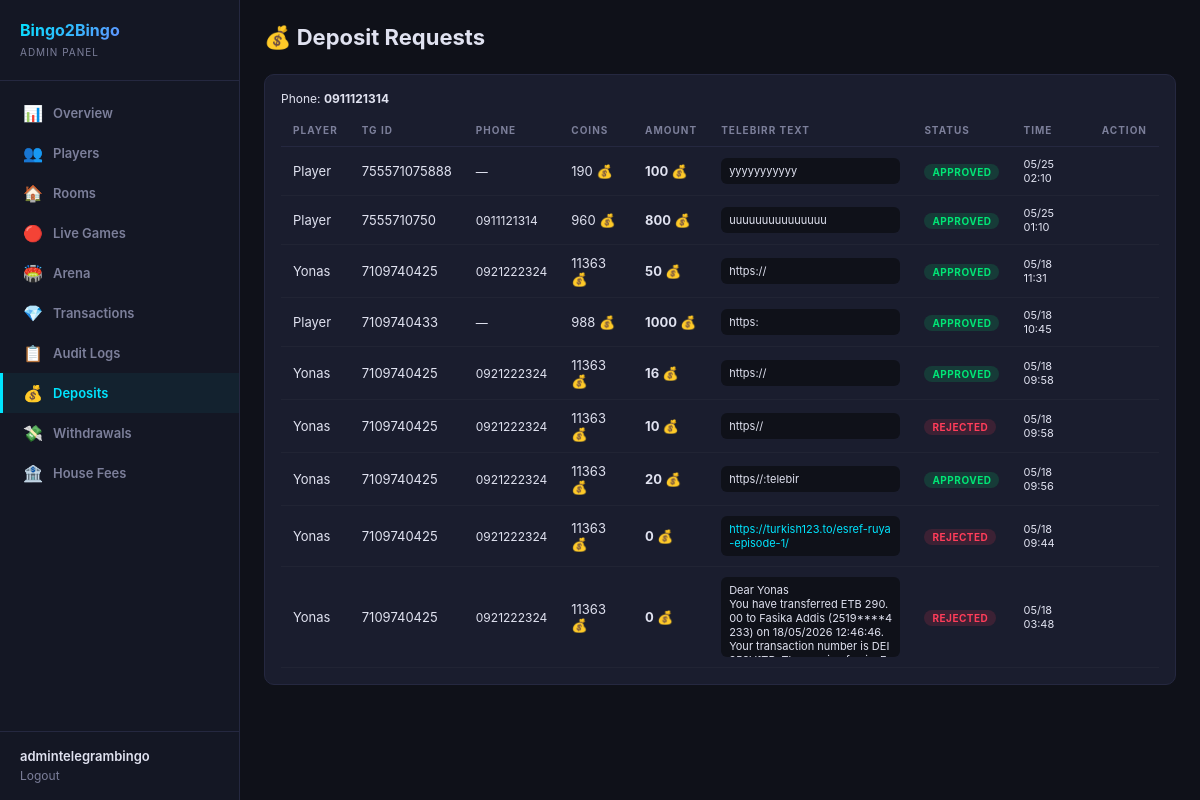
The page /dashboard/deposits/ (signed in) on the database as committed earlier.
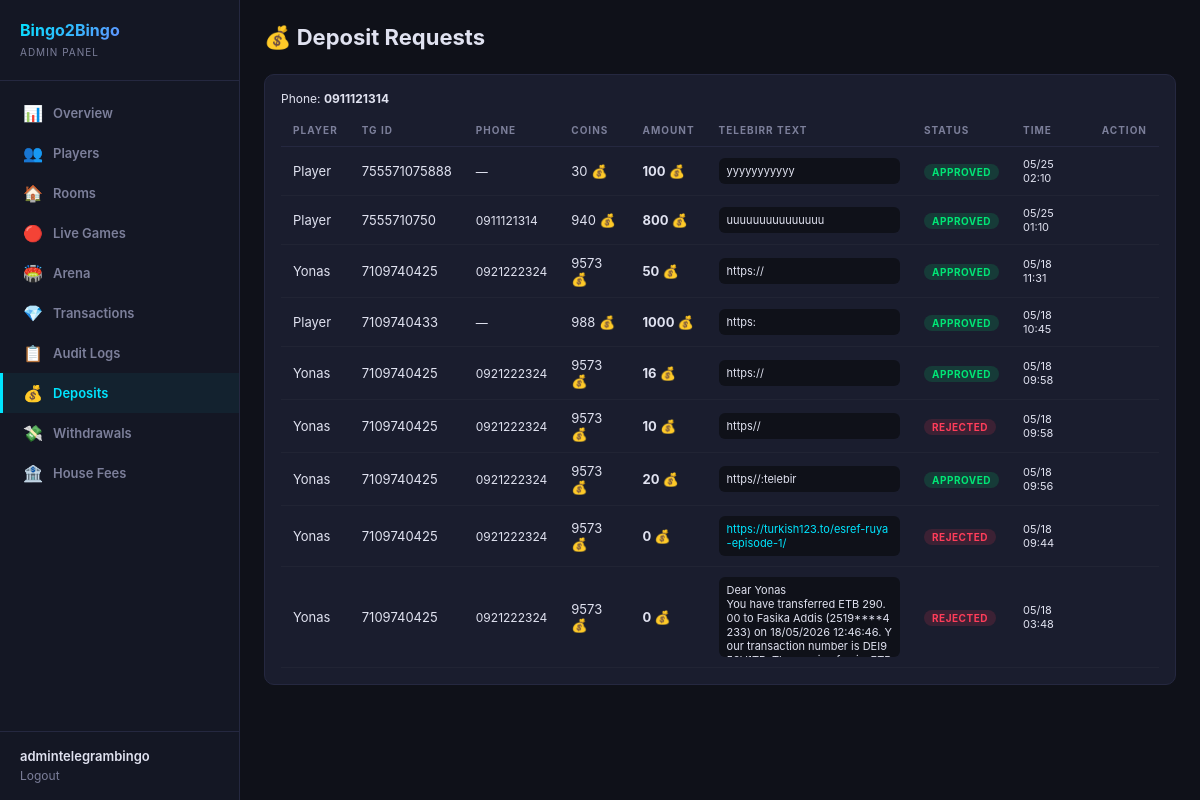
The same page on the database as committed later.
### finance/models.py (models this page shows, shortened)
class DepositRequest(models.Model):
    class Status(models.TextChoices):
        PENDING = 'pending', 'Pending'
        APPROVED = 'approved', 'Approved'
        REJECTED = 'rejected', 'Rejected'
    player = models.ForeignKey(Player, on_delete=models.CASCADE, related_name='deposit_requests')
    amount = models.BigIntegerField(default=0)
    telebirr_text = models.TextField()
    status = models.CharField(max_length=10, choices=Status.choices, default=Status.PENDING)
    reviewed_by = models.ForeignKey(User, null=True, blank=True, on_delete=models.SET_NULL)
    created_at = models.DateTimeField(default=timezone.now)
    reviewed_at = models.DateTimeField(null=True, blank=True)
    class Meta:
        verbose_name = 'Deposit Request'
        verbose_name_plural = 'Deposit Requests'
        ordering = ['-created_at']

### users/models.py (models this page shows, shortened)
class Player(models.Model):
    telegram_id = models.BigIntegerField(unique=True, db_index=True)
    username = models.CharField(max_length=255, blank=True, default='')
    first_name = models.CharField(max_length=255, blank=True, default='')
    phone_number = models.CharField(max_length=20, blank=True, default='')
    coins = models.BigIntegerField(default=10)
    wins = models.IntegerField(default=0)
    losses = models.IntegerField(default=0)
    games_played = models.IntegerField(default=0)
    xp = models.BigIntegerField(default=0)
    level = models.IntegerField(default=1)
    referral_code = models.CharField(max_length=32, unique=True, blank=True)
    invited_by = models.ForeignKey(
        'self', null=True, blank=True,
        on_delete=models.SET_NULL,
        related_name='invitees'
    )
    is_banned = models.BooleanField(default=False)
    last_daily_bonus = models.DateTimeField(null=True, blank=True)
    created_at = models.DateTimeField(default=timezone.now)
    class Meta:
        verbose_name = 'Player'
        verbose_name_plural = 'Players'
        ordering = ['-coins']

### dashboard/views.py (the view)
# urls.py: path('deposits/', views.finance_deposits, name='admin_deposits'),
@admin_required
def finance_deposits(request):
    from finance.views import admin_deposits
    return admin_deposits(request)

### dashboard/auth.py (called while the page is built)
def admin_required(view_func):
    @wraps(view_func)
    def wrapper(request, *args, **kwargs):
        if not request.user.is_authenticated:
            return redirect('dashboard:login')
        if not request.user.is_staff and not request.user.is_superuser:
            messages.error(request, 'Access denied. Staff only.')
            return redirect('dashboard:login')
        return view_func(request, *args, **kwargs)
    return wrapper

### finance/views.py (called while the page is built)
@admin_required
def admin_deposits(request):
    deposits = DepositRequest.objects.select_related('player', 'reviewed_by').order_by('-created_at')[:100]
    return render(request, 'finance/admin_deposits.html', {
        'deposits': deposits,
        'status_filter': request.GET.get('status', 'all'),
        'phonenumber': PHONENUMBER,
    })

### finance/templates/finance/admin_deposits.html (shortened to what this page needs)
{% extends 'dashboard/base.html' %}
{% block content %}
<div class="header"><h1>💰 Deposit Requests</h1></div>
<div class="card">
  <div style="color:var(--text-secondary);font-size:12px;margin-bottom:8px;">Phone: <strong style="color:var(--neon-gold);">{{ phonenumber }}</strong></div>
  <table>
    <thead><tr><th>Player</th><th>TG ID</th><th>Phone</th><th>Coins</th><th>Amount</th><th>Telebirr Text</th><th>Status</th><th>Time</th><th>Action</th></tr></thead>
    <tbody>
    {% for d in deposits %}
    <tr>
      <td>{{ d.player.first_name }}</td>
      <td>{{ d.player.telegram_id }}</td>
      <td style="font-size:12px;">{{ d.player.phone_number|default:"—" }}</td>
      <td>{{ d.player.coins }} 💰</td>
      <td style="color:var(--neon-gold);font-weight:700;">{{ d.amount }} 💰</td>
      <td style="max-width:250px;">
        <div style="max-height:80px;overflow-y:auto;white-space:pre-wrap;font-size:11px;color:var(--text-secondary);background:var(--bg);padding:6px 8px;border-radius:6px;word-break:break-all;" class="tx-text">{{ d.telebirr_text }}</div>
      </td>
      <td>{% if d.status == 'pending' %}<span class="badge badge-warning">Pending</span>
        {% elif d.status == 'approved' %}<span class="badge badge-success">Approved</span>
        {% else %}<span class="badge badge-danger">Rejected</span>{% endif %}</td>
      <td style="font-size:11px;">{{ d.created_at|date:"m/d H:i" }}</td>
      <td>
      </td>
    </tr>
    {% empty %}
    <tr><td colspan="9" style="text-align:center;color:var(--muted);padding:32px;">No deposit requests</td></tr>
    {% endfor %}
    </tbody>
  </table>
</div>
{% endblock %}

Rows that differ between the two databases and show on the page:
changed through a linked row, DepositRequest (number 1 of 9 on the later page): player.coins "190" → "30"
changed through a linked row, DepositRequest (number 2 of 9 on the later page): player.coins "960" → "940"
changed through a linked row, DepositRequest (number 3 of 9 on the later page): player.coins "11363" → "9573"
changed through a linked row, DepositRequest (number 5 of 9 on the later page): player.coins "11363" → "9573"
changed through a linked row, DepositRequest (number 6 of 9 on the later page): player.coins "11363" → "9573"
changed through a linked row, DepositRequest (number 7 of 9 on the later page): player.coins "11363" → "9573"
changed through a linked row, DepositRequest (number 8 of 9 on the later page): player.coins "11363" → "9573"
changed through a linked row, DepositRequest (number 9 of 9 on the later page): player.coins "11363" → "9573"
